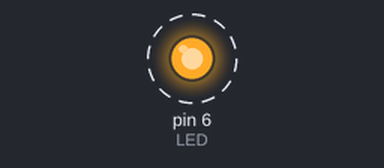
A sketch run on a simulated Arduino Uno, built with avr-gcc and run on an emulated ATmega328P. On the bench: output pins drawn as LEDs (lit = HIGH). Dashed ring = blinking.

Above: at 0.5 s.
Timing chart, 0 to 4.6 s (numbered marks = the images above):
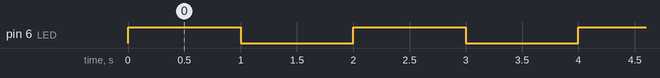

The sketch:

LED.ino
```cpp
#define LED 6
int i;
void setup()
{
  pinMode(LED, OUTPUT);
}

void loop()
{
  digitalWrite(LED, HIGH);
  delay(1000); // Wait for 1000 millisecond(s)
  digitalWrite(LED, LOW);
  delay(1000); // Wait for 1000 millisecond(s)


}
```

Measured:
- by itself, pin 6 (LED): alternates HIGH for 1.0 s and LOW for 1.0 s
